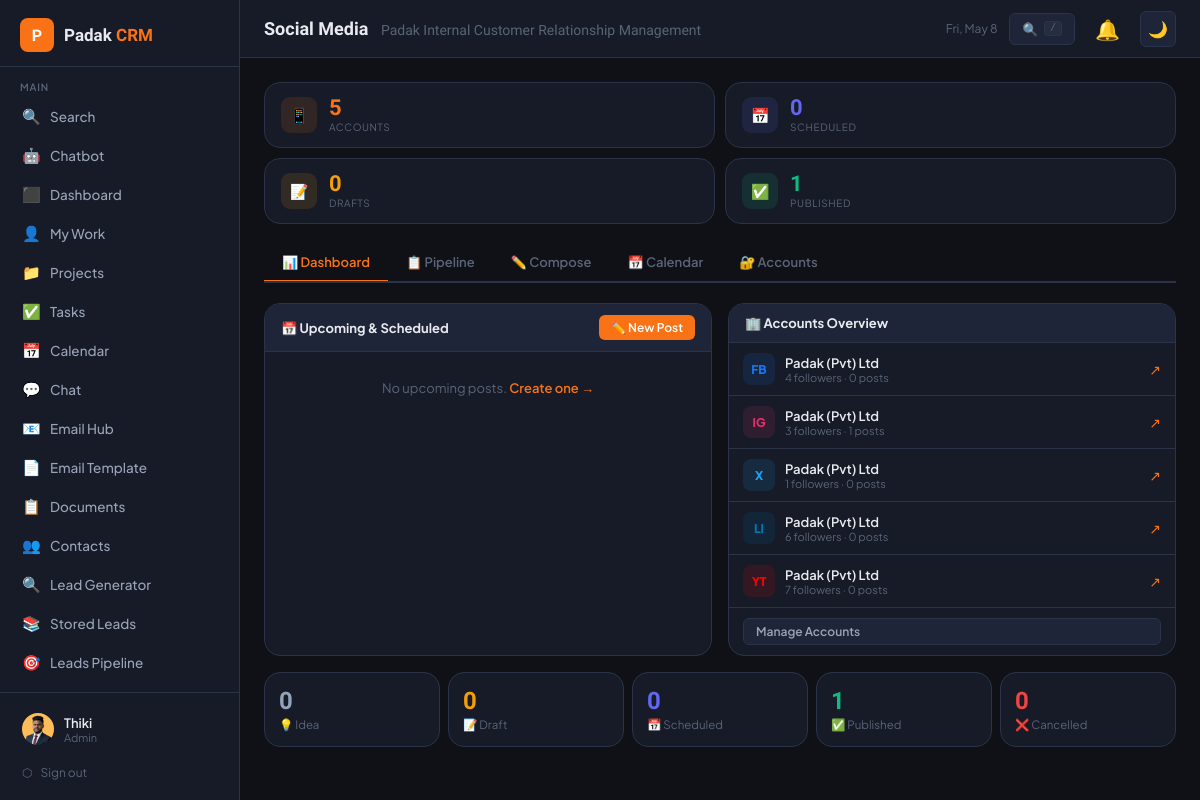
Page /social_media.php (signed in) on the committed database.
### tables this page shows
CREATE TABLE `social_accounts` (
  `id` int(11) NOT NULL,
  `platform` enum('facebook','instagram','twitter','linkedin','youtube','tiktok','other') NOT NULL,
  `name` varchar(200) NOT NULL,
  `handle` varchar(200) DEFAULT NULL,
  `url` varchar(500) DEFAULT NULL,
  `followers` int(11) DEFAULT 0,
  `notes` text DEFAULT NULL,
  `is_active` tinyint(1) DEFAULT 1,
  `created_by` int(11) DEFAULT NULL,
  `created_at` datetime DEFAULT current_timestamp(),
  `acc_password` varchar(500) DEFAULT NULL,
  `acc_email` varchar(300) DEFAULT NULL,
  `acc_role` enum('admin','editor','viewer') NOT NULL DEFAULT 'admin',
  `acc_2fa` varchar(200) DEFAULT NULL
);

CREATE TABLE `social_posts` (
  `id` int(11) NOT NULL,
  `account_id` int(11) DEFAULT NULL,
  `title` varchar(300) NOT NULL,
  `content` text DEFAULT NULL,
  `media_url` varchar(500) DEFAULT NULL,
  `platform` varchar(50) DEFAULT NULL,
  `scheduled_at` datetime DEFAULT NULL,
  `published_at` datetime DEFAULT NULL,
  `status` enum('idea','draft','scheduled','published','cancelled') DEFAULT 'idea',
  `post_type` enum('post','story','reel','video','article') DEFAULT 'post',
  `tags` varchar(500) DEFAULT NULL,
  `caption_notes` text DEFAULT NULL,
  `platform_data` longtext DEFAULT NULL CHECK (json_valid(`platform_data`)),
  `likes` int(11) DEFAULT 0,
  `comments` int(11) DEFAULT 0,
  `reach` int(11) DEFAULT 0,
  `project_id` int(11) DEFAULT NULL,
  `created_by` int(11) DEFAULT NULL,
  `assigned_to` int(11) DEFAULT NULL,
  `approved_by` int(11) DEFAULT NULL,
  `approved_at` datetime DEFAULT NULL,
  `created_at` datetime DEFAULT current_timestamp()
);

### config.php (called while the page is built, shortened)
<?php
function h(string $s): string { return htmlspecialchars($s, ENT_QUOTES, 'UTF-8'); }

### social_media.php (the view, shortened to what this page needs)
<?php
require_once 'config.php';
require_once 'includes/layout.php';
$db   = getCRMDB();
$section  = (string)($_GET['section'] ?? 'dashboard');
$accounts  = @$db->query("SELECT * FROM social_accounts WHERE is_active=1 ORDER BY platform,name")->fetch_all(MYSQLI_ASSOC) ?: [];
$posts     = @$db->query("SELECT sp.*,sa.name acc_name,sa.platform acc_platform,u.name assigned_name FROM social_posts sp LEFT JOIN social_accounts sa ON sa.id=sp.account_id LEFT JOIN users u ON u.id=sp.assigned_to ORDER BY FIELD(sp.status,'scheduled','draft','idea','published','cancelled'),sp.scheduled_at ASC,sp.created_at DESC LIMIT 200")->fetch_all(MYSQLI_ASSOC) ?: [];
$pub_count   = count(array_filter($posts, fn($p) => $p['status'] === 'published'));
$sched_count = count(array_filter($posts, fn($p) => $p['status'] === 'scheduled'));
$draft_count = count(array_filter($posts, fn($p) => $p['status'] === 'draft'));
$PLATS = [
    'facebook'  => ['label' => 'Facebook',   'color' => '#1877f2', 'icon' => 'FB', 'bg' => '#1877f220'],
    'instagram' => ['label' => 'Instagram',  'color' => '#e1306c', 'icon' => 'IG', 'bg' => '#e1306c20'],
    'twitter'   => ['label' => 'Twitter/X',  'color' => '#1da1f2', 'icon' => 'X',  'bg' => '#1da1f220'],
    'linkedin'  => ['label' => 'LinkedIn',   'color' => '#0077b5', 'icon' => 'LI', 'bg' => '#0077b520'],
    'youtube'   => ['label' => 'YouTube',    'color' => '#ff0000', 'icon' => 'YT', 'bg' => '#ff000020'],
    'tiktok'    => ['label' => 'TikTok',     'color' => '#010101', 'icon' => 'TT', 'bg' => '#01010118'],
    'other'     => ['label' => 'Other',      'color' => '#64748b', 'icon' => '●',  'bg' => '#64748b15'],
];
$STATUS = [
    'idea'      => ['label' => '💡 Idea',      'color' => '#94a3b8', 'bg' => 'rgba(148,163,184,.12)'],
    'draft'     => ['label' => '📝 Draft',     'color' => '#f59e0b', 'bg' => 'rgba(245,158,11,.12)'],
    'scheduled' => ['label' => '📅 Scheduled', 'color' => '#6366f1', 'bg' => 'rgba(99,102,241,.12)'],
    'published' => ['label' => '✅ Published', 'color' => '#10b981', 'bg' => 'rgba(16,185,129,.12)'],
    'cancelled' => ['label' => '❌ Cancelled', 'color' => '#ef4444', 'bg' => 'rgba(239,68,68,.12)'],
];
?>
<div class="sm-stats">
<?php
$stat_items = [
    ['icon'=>'📱','val'=>count($accounts),'lbl'=>'Accounts','color'=>'var(--orange)','bg'=>'rgba(249,115,22,.12)'],
    ['icon'=>'📅','val'=>$sched_count,'lbl'=>'Scheduled','color'=>'#6366f1','bg'=>'rgba(99,102,241,.12)'],
    ['icon'=>'📝','val'=>$draft_count,'lbl'=>'Drafts','color'=>'#f59e0b','bg'=>'rgba(245,158,11,.12)'],
    ['icon'=>'✅','val'=>$pub_count,'lbl'=>'Published','color'=>'#10b981','bg'=>'rgba(16,185,129,.12)'],
];
foreach ($stat_items as $s): ?>
<div class="sm-stat">
  <div class="sm-stat-icon" style="background:<?=$s['bg']?>"><?=$s['icon']?></div>
  <div>
    <div class="sm-stat-val" style="color:<?=$s['color']?>"><?=$s['val']?></div>
    <div class="sm-stat-lbl"><?=$s['lbl']?></div>
  </div>
</div>
<?php endforeach; ?>
</div>
<div class="sm-tabs">
<?php
$stabs = [
    ['dashboard', '📊 Dashboard'],
    ['pipeline',  '📋 Pipeline'],
    ['compose',   '✏️ Compose'],
    ['calendar',  '📅 Calendar'],
    ['accounts',  '🔐 Accounts'],
];
foreach ($stabs as [$sk, $sl]): ?>
<button class="sm-tab <?=$section===$sk?'active':''?>" onclick="smSec('<?=$sk?>')"><?=$sl?></button>
<?php endforeach; ?>
</div>
<div id="smsec-dashboard" style="display:<?=$section==='dashboard'?'block':'none'?>">
  <div class="dash-grid">
    <div class="sm-panel" style="margin-bottom:0">
      <div class="sm-panel-head">
        📅 Upcoming &amp; Scheduled
        <button onclick="smSec('compose')" class="btn btn-primary btn-sm">✏️ New Post</button>
      </div>
      <div style="padding:0">
        <?php
        $upcoming = array_slice(array_values(array_filter($posts, fn($p) => in_array($p['status'], ['scheduled', 'draft', 'idea']))), 0, 8);
        if (!$upcoming): ?>
        <div style="padding:28px;text-align:center;color:var(--text3);font-size:13px">
          No upcoming posts. <button onclick="smSec('compose')" style="background:none;border:none;color:var(--orange);cursor:pointer;font-weight:600;font-size:13px">Create one →</button>
        </div>
        <?php else: foreach ($upcoming as $p):
            $pc   = $PLATS[$p['platform'] ?? 'other'] ?? $PLATS['other'];
            $late = $p['status']==='scheduled' && $p['scheduled_at'] && strtotime($p['scheduled_at']) < time();
        ?>
        <div style="display:flex;align-items:center;gap:10px;padding:10px 14px;border-bottom:1px solid var(--border);<?=$late?'background:rgba(239,68,68,.04)':''?>" onclick="location.href='social_media.php?edit=<?=$p['id']?>'" style="cursor:pointer">
          <div style="width:3px;height:36px;border-radius:99px;background:<?=$pc['color']?>;flex-shrink:0"></div>
          <div style="flex:1;min-width:0">
            <div style="font-size:13px;font-weight:600;color:var(--text);white-space:nowrap;overflow:hidden;text-overflow:ellipsis"><?=h($p['title'])?></div>
            <div style="font-size:11px;color:var(--text3)"><?=$pc['icon'].' '.$pc['label']?><?=$p['assigned_name']?' · 👤 '.h($p['assigned_name']):''?></div>
          </div>
          <div style="text-align:right;flex-shrink:0">
            <?php if($p['scheduled_at']): ?><div style="font-size:11px;color:<?=$late?'#ef4444':'var(--text3)'?>"><?=$late?'⚠ Overdue':date('M j',strtotime($p['scheduled_at']))?></div><?php endif; ?>
            <?=sb($p['status'],$STATUS)?>
          </div>
        </div>
        <?php endforeach; endif; ?>
      </div>
    </div>
    <div class="sm-panel" style="margin-bottom:0">
      <div class="sm-panel-head">🏢 Accounts Overview</div>
      <div style="padding:0">
        <?php if (!$accounts): ?>
        <div style="padding:20px;text-align:center;color:var(--text3);font-size:12.5px">No accounts. <button onclick="smSec('accounts')" style="background:none;border:none;color:var(--orange);cursor:pointer;font-weight:600">Add →</button></div>
        <?php else: foreach ($accounts as $a):
            $pc = $PLATS[$a['platform']] ?? $PLATS['other'];
            $ac = count(array_filter($posts, fn($p) => $p['account_id'] == $a['id']));
        ?>
        <div style="display:flex;align-items:center;gap:10px;padding:10px 14px;border-bottom:1px solid var(--border)">
          <div style="width:32px;height:32px;border-radius:8px;background:<?=$pc['bg']?>;display:flex;align-items:center;justify-content:center;font-size:12px;font-weight:800;color:<?=$pc['color']?>;flex-shrink:0"><?=$pc['icon']?></div>
          <div style="flex:1;min-width:0">
            <div style="font-size:13px;font-weight:600;color:var(--text)"><?=h($a['name'])?></div>
            <div style="font-size:11px;color:var(--text3)"><?=$a['followers']?number_format($a['followers']).' followers':$pc['label']?> · <?=$ac?> posts</div>
          </div>
          <?php if($a['url']): ?><a href="<?=h($a['url'])?>" target="_blank" style="color:var(--orange);font-size:14px;text-decoration:none">↗</a><?php endif; ?>
        </div>
        <?php endforeach; endif; ?>
        <div style="padding:10px 14px">
          <button onclick="smSec('accounts')" class="btn btn-ghost btn-sm" style="width:100%">Manage Accounts</button>
        </div>
      </div>
    </div>
  </div>
  <div class="status-strip">
    <?php foreach ($STATUS as $sk => $sv):
      $cnt = count(array_filter($posts, fn($p) => $p['status'] === $sk)); ?>
    <div class="status-box" onclick="smSec('pipeline')" onmouseover="this.style.borderColor='<?=$sv['color']?>'" onmouseout="this.style.borderColor='var(--border)'">
      <div style="font-size:24px;font-weight:800;color:<?=$sv['color']?>;font-family:var(--font-display)"><?=$cnt?></div>
      <div style="font-size:11.5px;color:var(--text3);margin-top:2px"><?=$sv['label']?></div>
    </div>
    <?php endforeach; ?>
  </div>
</div>

### includes/layout.php (style rules this page uses)
*,*::before,*::after { box-sizing:border-box;margin:0;padding:0 }
:root,[data-theme="dark"] { --bg:#0f1117;--bg2:#161b27;--bg3:#1e2538;--bg4:#252d40; --border:#2a3348;--border2:#3a4560; --text:#e8eaf0;--text2:#9aa3b8;--text3:#5a6478; --orange:#f97316;--orange-dim:#7c3810;--orange-bg:rgba(249,115,22,0.1); --green:#10b981;--red:#ef4444;--blue:#6366f1;--yellow:#f59e0b;--purple:#8b5cf6; --radius:10px;--radius-sm:6px;--radius-lg:16px; --shadow:0 1px 4px rgba(0,0,0,.4);--shadow-lg:0 8px 30px rgba(0,0,0,.5); --sidebar-w:240px;--header-h:58px; --font:'Plus Jakarta Sans',sans-serif;--font-display:'Bricolage Grotesque',sans-serif; --modal-overlay:rgba(0,0,0,.65); --tr-hover:rgba(255,255,255,.02); }
html { font-size:14px;scroll-behavior:smooth }
body { font-family:var(--font);background:var(--bg);color:var(--text);min-height:100vh;display:flex;overflow-x:hidden;transition:background .2s,color .2s }
a { color:inherit;text-decoration:none }
button { cursor:pointer;font-family:var(--font) }
.btn { display:inline-flex;align-items:center;gap:7px;padding:8px 16px;border-radius:var(--radius-sm);font-size:13px;font-weight:600;border:none;transition:opacity .15s,transform .1s;cursor:pointer }
.btn-primary { background:var(--orange);color:#fff }
.btn-ghost { background:var(--bg3);color:var(--text2);border:1px solid var(--border) }
.btn-sm { padding:5px 12px;font-size:12px }

### social_media.php (style rules this page uses)
.sm-tabs { display:flex;gap:0;border-bottom:2px solid var(--border);margin-bottom:20px;overflow-x:auto }
.sm-tab { padding:10px 18px;font-size:13px;font-weight:600;color:var(--text3);cursor:pointer;border:none;background:none;border-bottom:3px solid transparent;margin-bottom:-2px;white-space:nowrap;transition:color .15s,border-color .15s }
.sm-tab.active { color:var(--orange);border-bottom-color:var(--orange) }
.sm-stats { display:grid;grid-template-columns:repeat(4,1fr);gap:10px;margin-bottom:20px }
.sm-stat { background:var(--bg2);border:1px solid var(--border);border-radius:var(--radius-lg);padding:14px 16px;display:flex;align-items:center;gap:12px;transition:border-color .15s }
.sm-stat-icon { width:36px;height:36px;border-radius:9px;display:flex;align-items:center;justify-content:center;font-size:15px;flex-shrink:0 }
.sm-stat-val { font-size:22px;font-weight:800;font-family:var(--font-display);line-height:1 }
.sm-stat-lbl { font-size:10px;color:var(--text3);text-transform:uppercase;letter-spacing:.06em;margin-top:2px }
.sm-panel { background:var(--bg2);border:1px solid var(--border);border-radius:var(--radius-lg);overflow:hidden;margin-bottom:14px }
.sm-panel-head { padding:11px 16px;border-bottom:1px solid var(--border);background:var(--bg3);font-size:13px;font-weight:700;display:flex;align-items:center;justify-content:space-between;gap:8px }
.dash-grid { display:grid;grid-template-columns:1fr 1fr;gap:16px;margin-bottom:16px }
.status-strip { display:grid;grid-template-columns:repeat(5,1fr);gap:8px }
.status-box { background:var(--bg2);border:1px solid var(--border);border-radius:var(--radius-lg);padding:14px;cursor:pointer;transition:border-color .15s }
@media (max-width:1200px) { .sm-stats { grid-template-columns:repeat(2,1fr) } }

### rows in the picture
social_accounts: platform "FB", name "Padak (Pvt) Ltd", followers "4"
social_posts: account "0", account "1", status "0", status "1"
social_accounts: platform "IG", name "Padak (Pvt) Ltd", followers "3"
social_accounts: platform "X", name "Padak (Pvt) Ltd", followers "1"
social_accounts: platform "LI", name "Padak (Pvt) Ltd", followers "6"
social_accounts: platform "YT", name "Padak (Pvt) Ltd", followers "7"

### other values in the picture
$user['name'] "Thiki"
$user['role'] "Admin"
$pageTitle "Social Media"
SITE_NAME "Padak Internal Customer Relationship Management"
$s['icon'] "📱"
$s['val'] "5"
$s['lbl'] "ACCOUNTS"
$s['icon'] "📅"
$s['val'] "0"
$s['lbl'] "SCHEDULED"
$s['icon'] "📝"
$s['lbl'] "DRAFTS"
$s['icon'] "✅"
$s['val'] "1"
$s['lbl'] "PUBLISHED"
